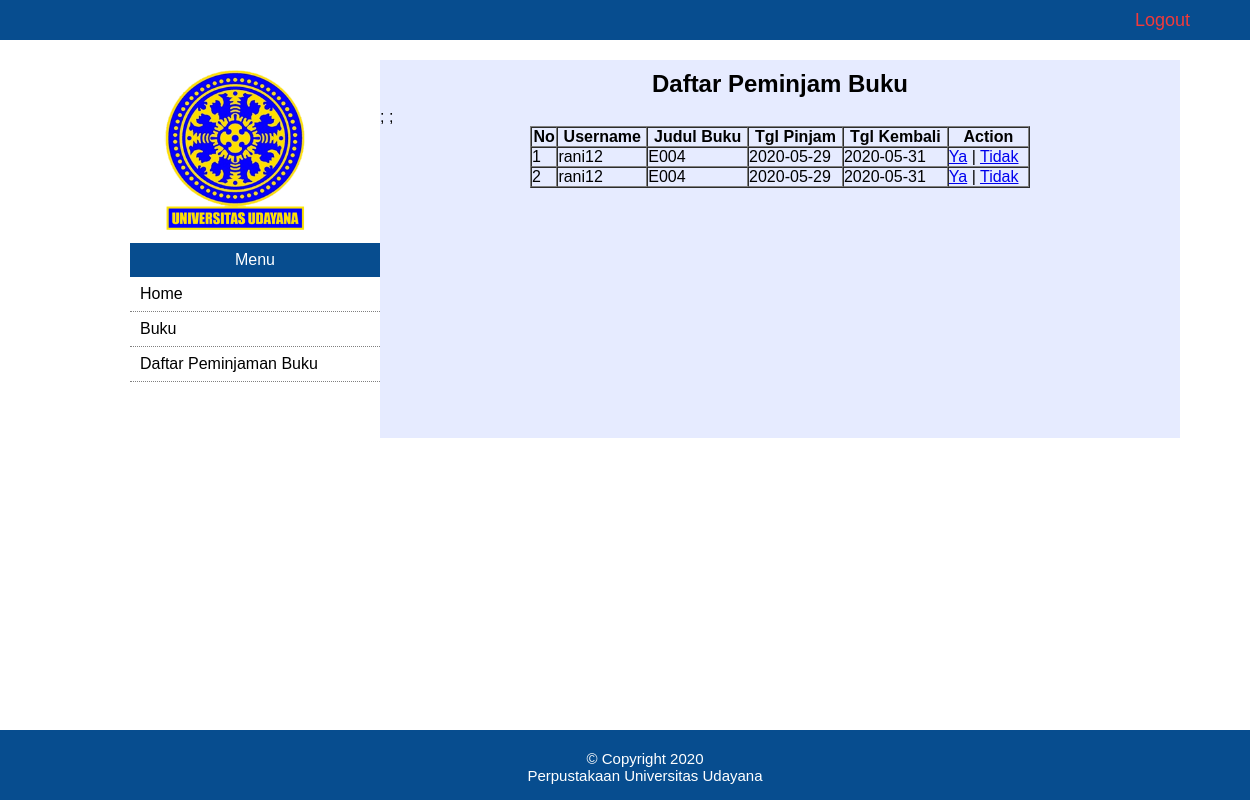
The app's page /daftar_pinjam.php (signed in) with its own data.
### tables this page shows
CREATE TABLE `pinjam` (
  `id_pinjam` int(11) NOT NULL,
  `id_user` varchar(11) NOT NULL,
  `id_buku` varchar(11) NOT NULL,
  `tgl_pinjam` date NOT NULL,
  `tgl_kembali` date NOT NULL
);

### daftar_pinjam.php (the view, shortened to what this page needs)
<?php
	include 'koneksi.php';
	$sql = "SELECT * FROM pinjam";
	$result = mysqli_query($conn, $sql);
?>
<!DOCTYPE html>
<html>
<head>
	<link rel="stylesheet" type="text/css" href="css/style3.css">
</head>
<body>
	<div id="batas">
        <div id="header">
            <ul>
                <li><p><a href="logout.php">Logout</a></p></li>
            </ul>
        </div>
		<div id="sidebar">
			<img src="img/logo.png" alt="">
			<ul>
				<li><p>Menu</p></li>
				<li><a href="index2.php">Home</a></li>
				<li><a href="buku.php">Buku</a></li>
				<li><a href="daftar_pinjam.php">Daftar Peminjaman Buku</a></li>
			</ul>
		</div>
		<div id="content4">
			<form action="tambah_buku.php" method="get">
				<h2>Daftar Peminjam Buku</h2>
    			<table border="1" width="500px" height="auto" cellpadding="0" cellspacing="0">
			        <tr>
			            <th>No</th>
			            <th>Username</th>
			            <th>Judul Buku</th>
			            <th>Tgl Pinjam</th>
			            <th>Tgl Kembali</th>
			            <th>Action</th>
			        </tr>
			        <?php if(mysqli_num_rows($result)>0){ ?>
			        <?php
			        	$no = 1;
			            while($data = mysqli_fetch_array($result)){
			        ?>
			        <tr>
			        	<td><?php echo $no++?></td>;
			            <td><?php echo $data["id_user"]; ?></td>
			            <td><?php echo $data["id_buku"]; ?></td>
			            <td><?php echo $data["tgl_pinjam"]; ?></td>
			            <td><?php echo $data["tgl_kembali"]; ?></td>
			            <td>
			                <a href="cek_pinjam.php">Ya</a> |
			                <a href="#">Tidak</a>
			            </td>
			        </tr>
			        <?php } ?>
			        <?php } ?>
			    </table>
			</form>
		</div>
		<div id="footer" style="bottom: 0px;" >
			<p>
	            &copy Copyright 2020<br>
	            Perpustakaan Universitas Udayana
	        </p>
	    </div>
	</div>
</body>
</html>

### css/style3.css (style rules this page uses)
* { margin: 0px; padding: 0px; }
#batas { margin: 0 auto; height: 500px; font-family: sans-serif; }
#sidebar { float: left; width: 200px; height: auto; margin-left: 100px; }
#sidebar img { padding: 5px; width: 150px; margin-left: 55px; }
#sidebar ul { list-style-type: none; margin: 0; padding: 0; width: 250px; background-color: white; margin-left: 30px; }
#sidebar li a { display: block; padding: 8px 10px; border-bottom-style: dotted; text-decoration: none; color: black; border-bottom-color: grey; border-bottom-width: thin; }
#sidebar p { margin: 0 auto; background-color: #074d8f; padding: 8px 16px; color: white; text-align: center; }
#header { background-color: #074d8f; height: 40px; width: 100%; margin-bottom: 20px; font-size: 18px; }
#header ul { list-style-type: none; overflow: hidden; }
#header li { color: white; margin: 0px auto; margin-top: 10px; }
#header li p { float: right; margin-right: 40px; }
#header li p a { float: right; margin-right: 20px; text-decoration: none; color: #f23a3a; }
#content4 { float: left; margin-left: 80px; background-color: #e6ebff; width: 800px; height: auto; margin-bottom: 10px; padding-bottom: 250px; }
#content4 h2 { text-align: center; margin-top: 10px; margin-bottom: 10px; }
#content4 form table { margin-left: 150px; margin-bottom: 0px; }
#footer { position: absolute; width: 100%; height: 30px; background-color: #074d8f; text-align: center; margin-top: 10px; padding: 20px; color: white; font-size: 15px; }

### records on screen
pinjam: id_user "rani12", id_buku "E004", tgl_pinjam "2020-05-29", tgl_kembali "2020-05-31"
pinjam: id_user "rani12", id_buku "E004", tgl_pinjam "2020-05-29", tgl_kembali "2020-05-31"
